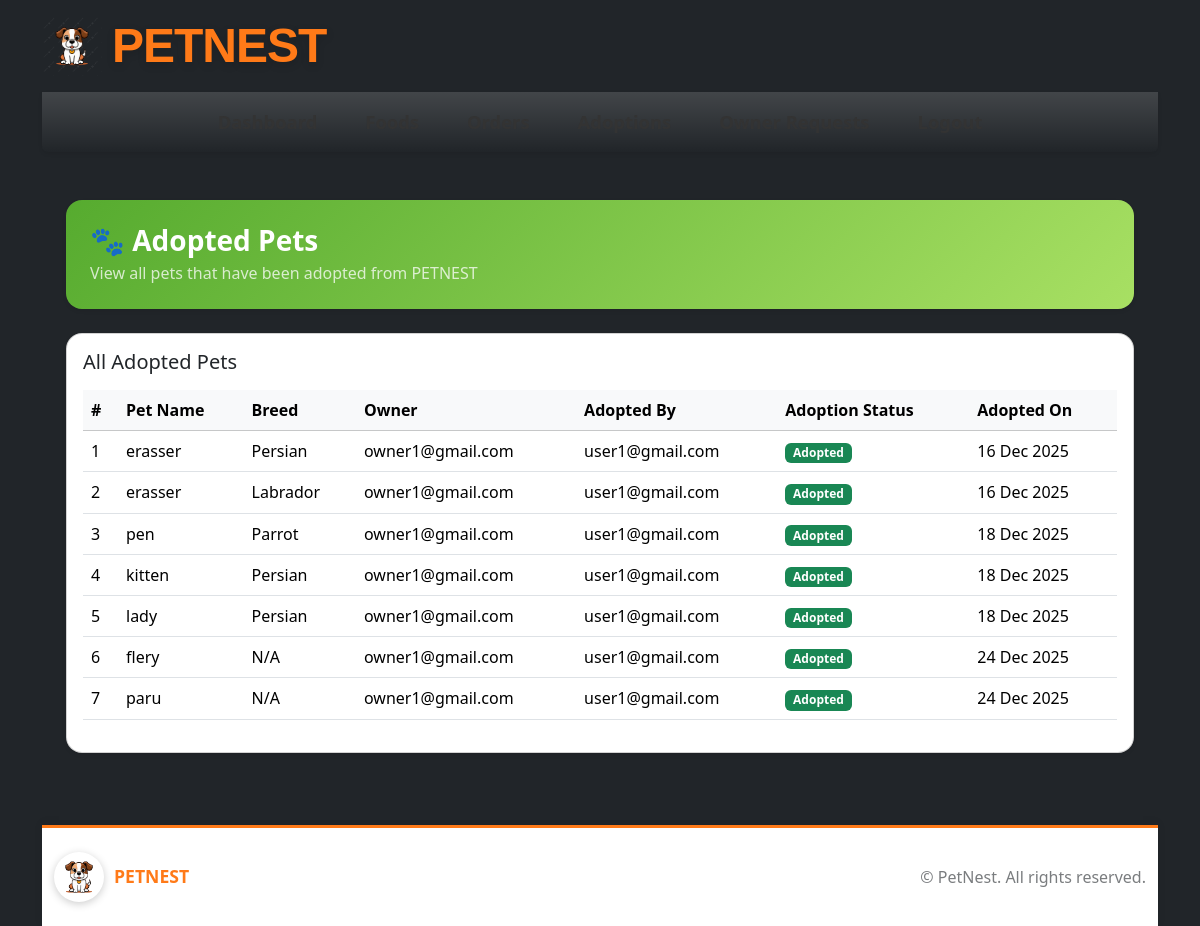
The page /admin-app/admin/adopted-pets/ (signed in) on the database its author committed.
### Pets_App/models.py (models this page shows, shortened)
class Pet(models.Model):
    GENDER_CHOICES = (
        ('male', 'Male'),
        ('female', 'Female'),
    )
    AVAILABILITY_CHOICES = (
        ('available', 'Available'),
        ('adopted', 'Adopted'),
    )
    APPROVAL_CHOICES = (
        ('pending', 'Pending'),
        ('approved', 'Approved'),
        ('rejected', 'Rejected'),
    )
    owner = models.ForeignKey(User, on_delete=models.CASCADE)
    category = models.ForeignKey(
        PetCategory,
        on_delete=models.CASCADE,
        related_name="pets",
        null=True,
        blank=True
    )
    breed = models.ForeignKey(
        PetBreed,
        on_delete=models.SET_NULL,
        null=True,
        blank=True
    )
    name = models.CharField(max_length=150)
    age = models.CharField(max_length=50, default='Unknown')
    gender = models.CharField(max_length=10, choices=GENDER_CHOICES, blank=True)
    colour = models.CharField(max_length=50, default="Unknown")
    description = models.TextField(blank=True)
    photo = models.ImageField(upload_to="pet_images/", null=True, blank=True)
    availability = models.CharField(
        max_length=20,
        choices=AVAILABILITY_CHOICES,
        default='available'
    )
    approval_status = models.CharField(
        max_length=20,
        choices=APPROVAL_CHOICES,
        default='pending'
    )
    created_at = models.DateTimeField(auto_now_add=True)

class PetBreed(models.Model):
    category = models.ForeignKey(
        PetCategory,
        on_delete=models.CASCADE,
        related_name="breeds"
    )
    name = models.CharField(max_length=100)

### Adoption_App/models.py (models this page shows, shortened)
class AdoptionRequest(models.Model):
    STATUS_CHOICES = (
        ('pending_admin', 'Pending Admin Approval'),
        ('approved_by_admin', 'Approved by Admin'),
        ('granted_by_owner', 'Granted by Owner'),
        ('rejected', 'Rejected'),
    )
    user = models.ForeignKey(User, on_delete=models.CASCADE)
    pet = models.ForeignKey(Pet, on_delete=models.CASCADE)
    owner = models.ForeignKey(
        User,
        on_delete=models.CASCADE,
        related_name='owner_requests'
    )
    status = models.CharField(
        max_length=30,
        choices=STATUS_CHOICES,
        default='pending_admin'
    )
    created_at = models.DateTimeField(auto_now_add=True)

### Admin_App/views.py (the view)
# urls.py: path('admin/adopted-pets/', views.admin_adopted_pets, name='admin_adopted_pets'),
@staff_member_required
def admin_adopted_pets(request):
    adopted_pets_qs = Pet.objects.filter(availability='Adopted').select_related('breed', 'owner')
    adopted_pets = []
    for pet in adopted_pets_qs:
        adoption = AdoptionRequest.objects.filter(pet=pet, status='granted_by_owner').first()
        adopted_pets.append({
            'pet': pet,
            'adopted_by': adoption.user if adoption else None,
            'adopted_on': adoption.created_at if adoption else None,
        })
    return render(request, 'Admin_App/adopted_pets.html', {
        'adopted_pets': adopted_pets
    })

### Admin_App/Templates/Admin_App/adopted_pets.html (shortened to what this page needs)
{% extends "Admin_App/adminbase.html" %}
{% block content %}
<div class="container-fluid py-4">
    <div class="p-4 rounded-4 shadow-sm mb-4"
         style="background: linear-gradient(135deg, #56ab2f, #a8e063);
                color: #fff;">
        <h3 class="fw-bold mb-1">
            🐾 Adopted Pets
        </h3>
        <p class="mb-0 opacity-75">
            View all pets that have been adopted from PETNEST
        </p>
    </div>
    <div class="card shadow-sm rounded-4">
        <div class="card-body">
            <h5 class="card-title mb-3">All Adopted Pets</h5>
            <div class="table-responsive">
                <table class="table table-hover align-middle">
                    <thead class="table-light">
                        <tr>
                            <th>#</th>
                            <th>Pet Name</th>
                            <th>Breed</th>
                            <th>Owner</th>
                            <th>Adopted By</th>
                            <th>Adoption Status</th>
                            <th>Adopted On</th>
                        </tr>
                    </thead>
                    <tbody>
{% for item in adopted_pets %}
<tr>
    <td>{{ forloop.counter }}</td>
    <td>{{ item.pet.name }}</td>
    <td>
        {% if item.pet.breed %}
            {{ item.pet.breed.name }}
        {% else %}
            N/A
        {% endif %}
    </td>
    <td>{{ item.pet.owner.username }}</td>
    <td>
        {% if item.adopted_by %}
            {{ item.adopted_by.username }}
        {% else %}
            N/A
        {% endif %}
    </td>
    <td><span class="badge bg-success">Adopted</span></td>
    <td>
        {% if item.adopted_on %}
            {{ item.adopted_on|date:"d M Y" }}
        {% else %}
            N/A
        {% endif %}
    </td>
</tr>
{% empty %}
<tr>
    <td colspan="7" class="text-center text-muted py-4">
        No pets have been adopted yet
    </td>
</tr>
{% endfor %}
</tbody>
                </table>
            </div>
        </div>
    </div>
</div>
{% endblock %}

### Admin_App/Templates/Admin_App/adminbase.html (shortened to what this page needs)
{% load static %}
<!DOCTYPE html>
<html lang="en">
<head>
    <link rel="stylesheet" href="{% static 'css/bootstrap.min.css' %}">
    <link rel="stylesheet" href="{% static 'css/admin.css' %}">
</head>
<body style="background: linear-gradient(135deg, #fff3e0, #ff7a18); min-height: 100vh;">
<div id="sticky-header" class="main-header-area bg-dark shadow-sm">
    <div class="container">
        <div class="row">
            <div class="col-12 text-center py-3">
                 <a href="{% url 'admin_dashboard' %}" class="d-flex align-items-center text-decoration-none">
            <img src="{% static 'images/pet_logo.png' %}" alt="PetNest Logo" style="width: 60px; height: 60px; margin-right: 10px;">
            <h1 style="
                font-family: 'Poppins', sans-serif;
                font-size: 48px;
                font-weight: 800;
                letter-spacing: -1px;
                color: #ff7a18;
                text-shadow: 0px 3px 8px rgba(0,0,0,0.15);
                margin: 0;">
                PETNEST
            </h1>
        </a>
            </div>
        </div>
       <div class="row">
    <div class="col-12">
        <nav class="navbar navbar-expand-lg navbar-dark bg-gradient shadow-sm rounded-bottom" style="background: linear-gradient(90deg, #ec6319, #99f2c8);">
            <div class="container-fluid">
                <div class="collapse navbar-collapse justify-content-center" id="adminNavbar">
                    <ul class="navbar-nav">
                        <li class="nav-item mx-2">
                            <a class="nav-link fw-semibold text-white px-3 py-2 rounded nav-hover" href="{% url 'admin_dashboard' %}">Dashboard</a>
                        </li>
                        <li class="nav-item mx-2">
                            <a class="nav-link fw-semibold text-white px-3 py-2 rounded nav-hover" href="{% url 'admin_food_list' %}">Foods</a>
                        </li>
                        <li class="nav-item mx-2">
                            <a class="nav-link fw-semibold text-white px-3 py-2 rounded nav-hover" href="{% url 'admin_orders' %}">Orders</a>
                        </li>
                        <li class="nav-item mx-2">
                            <a class="nav-link fw-semibold text-white px-3 py-2 rounded nav-hover" href="{% url 'admin_adoption_requests' %}">Adoptions</a>
                        </li>
                        <li class="nav-item mx-2">
                            <a class="nav-link fw-semibold text-white px-3 py-2 rounded nav-hover" href="{% url 'admin_owner_requests' %}">Owner Requests</a>
                        </li>
                        <li class="nav-item mx-2">
                            <a class="nav-link fw-bold text-danger px-3 py-2 rounded nav-hover" href="{% url 'logout' %}">Logout</a>
                        </li>
                    </ul>
                </div>
            </div>
        </nav>
    </div>
</div>
<div class="container-fluid mt-4">
    {% block content %}
    {% endblock %}
</div>
<footer class="admin-footer mt-5 py-4">
    <div class="container d-flex flex-column flex-md-row align-items-center justify-content-between">
        <div class="mb-3 mb-md-0 d-flex align-items-center">
            <img src="{% static 'images/pet_logo.png' %}" alt="PetNest Logo" style="width: 50px; height: 50px; margin-right: 10px;">
            <span style="font-weight: 600; color: #ff7a18; font-size: 1.1rem;">PETNEST</span>
        </div>
        <div class="text-muted" style="opacity: 0.8;">
            &copy; {{ current_year }} PetNest. All rights reserved.
        </div>
    </div>
</footer>
</body>
</html>

### static/css/admin.css (style rules this page uses)
.nav-hover { transition: all 0.3s ease; font-size: 1.5rem; font-weight: 600; }
.admin-footer { background-color: #ffffff; border-top: 3px solid #ff7a18; box-shadow: 0 -2px 10px rgba(0,0,0,0.05); }
.admin-footer img { border-radius: 50%; box-shadow: 0 2px 8px rgba(0,0,0,0.2); }
.nav-link { font-size: 1.15rem; font-weight: 600; color: #333 !important; padding: 8px 14px; transition: all 0.3s ease; }
body { background: #f8f9fa; }
.card { transition: transform 0.3s ease; }

### rows shown on the page
Pet: pet.name "erasser", pet.breed.name "Persian", pet.owner.username "owner1@gmail.com", adopted_by.username "user1@gmail.com", adopted_on "16 Dec 2025"
Pet: pet.name "erasser", pet.breed.name "Labrador", pet.owner.username "owner1@gmail.com", adopted_by.username "user1@gmail.com", adopted_on "16 Dec 2025"
Pet: pet.name "pen", pet.breed.name "Parrot", pet.owner.username "owner1@gmail.com", adopted_by.username "user1@gmail.com", adopted_on "18 Dec 2025"
Pet: pet.name "kitten", pet.breed.name "Persian", pet.owner.username "owner1@gmail.com", adopted_by.username "user1@gmail.com", adopted_on "18 Dec 2025"
Pet: pet.name "lady", pet.breed.name "Persian", pet.owner.username "owner1@gmail.com", adopted_by.username "user1@gmail.com", adopted_on "18 Dec 2025"
Pet: pet.name "flery", shows "N/A", pet.owner.username "owner1@gmail.com", adopted_by.username "user1@gmail.com", adopted_on "24 Dec 2025"
Pet: pet.name "paru", shows "N/A", pet.owner.username "owner1@gmail.com", adopted_by.username "user1@gmail.com", adopted_on "24 Dec 2025"
